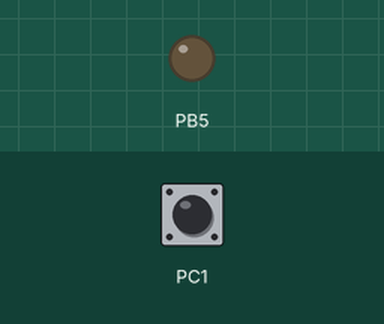
The program below on a simulated ATmega328P, built with avr-gcc and emulated at 8 MHz. On the bench: output pins drawn as LEDs (lit = HIGH). The inputs (shaded band) are chosen by the test bench; at power-on: PC1 HIGH.

Above: at 1.2 s.
1.3 s: PC1 pulled LOW for 0.15 s
At 2.3 s:
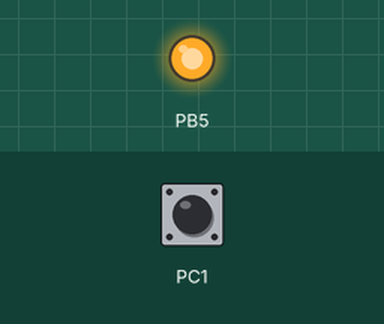
4.3 s: PC1 pulled LOW for 3.2 s
At 9.2 s:
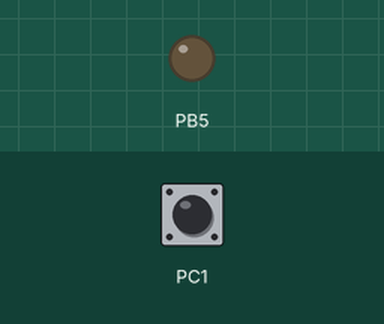
Timing chart, 0 to 10.7 s (numbered marks = the images above; inputs shaded):
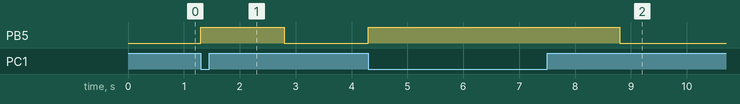

Measured:
- after the input at 1.3 s, PB5: LOW → HIGH at once, → LOW 1.5 s later
- after the input at 4.3 s, PB5: LOW → HIGH at once, → LOW 4.5 s later

The program:

main.c
```c
/*
 * DA2_2_C.c
 *
 * Created: 3/21/2025 8:58:26 PM
 * Author : enriq
 */

#include <avr/io.h>


#define F_CPU 8000000UL

#include <avr/io.h>
#include <util/delay.h>

int main(void)
{
	// Set PORTB5 as output (for LED)
	DDRB |= (1 << PORTB5);

	// Set PORTC1 as input (for switch)
	DDRC &= ~(1 << PORTC1);

	PORTC |= (1 << PORTC1);

	while (1)
	{
		// check if pressed (low)
		if (!(PINC & (1 << PINC1)))
		{
			// Turn LED on
			PORTB |= (1 << PORTB5);

			// Delay for 1.5 seconds
			_delay_ms(1500);

			// Turn LED off
			PORTB &= ~(1 << PORTB5);
		}
	}

	return 0;
}
```
